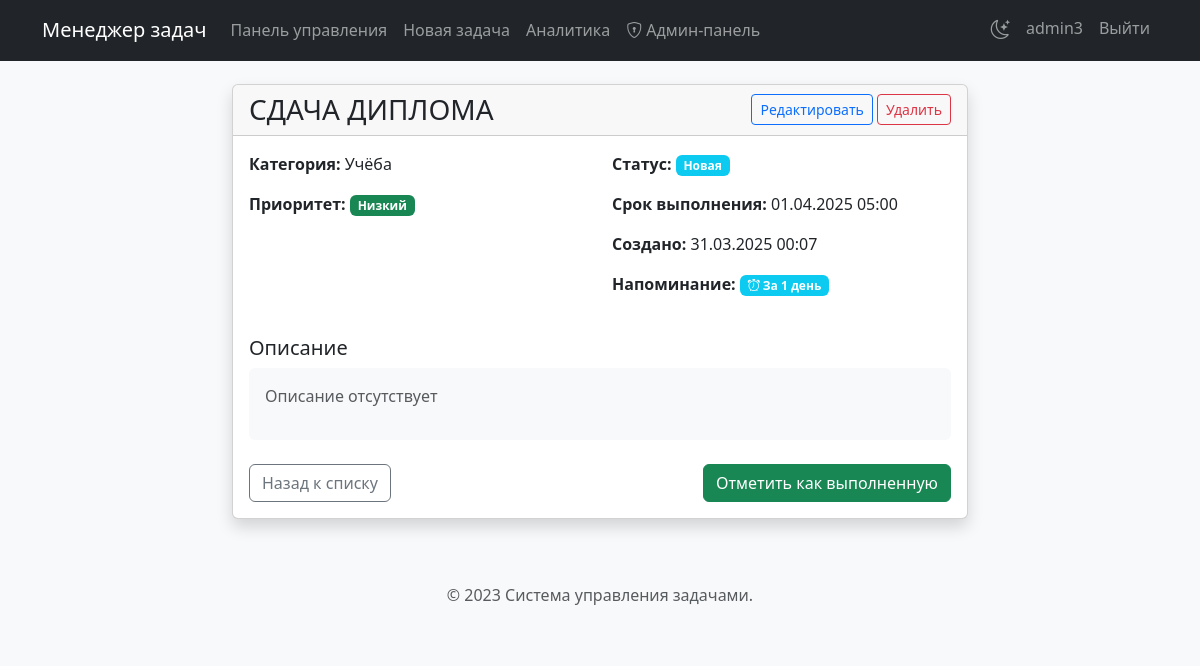
Before: /task/4 (signed in) with the older database file.
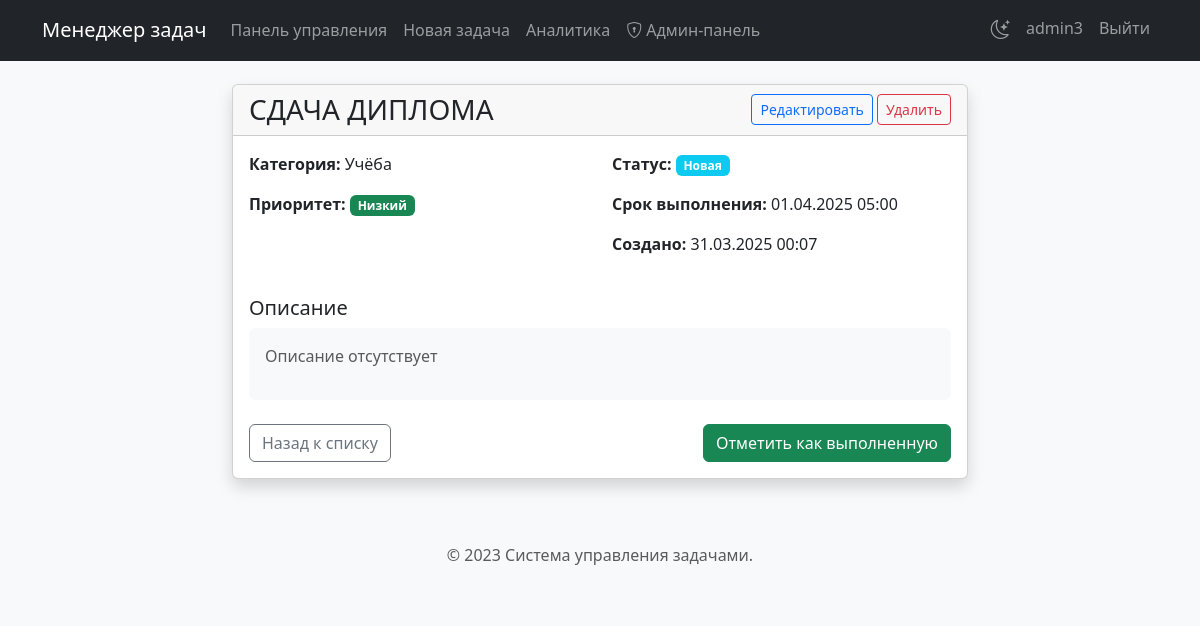
After: the same page with the newer database file.
### tables this page shows
CREATE TABLE tasks (
        id INTEGER PRIMARY KEY,
        user_id INTEGER NOT NULL,
        title TEXT NOT NULL,
        description TEXT,
        category TEXT,
        priority TEXT,
        status TEXT DEFAULT "Новая",
        created_at TIMESTAMP DEFAULT CURRENT_TIMESTAMP,
        send_reminder BOOLEAN DEFAULT 0,
        reminder_time INTEGER DEFAULT 24, due_date TIMESTAMP,
        FOREIGN KEY (user_id) REFERENCES users (id)
    );

### app.py (the view)
@app.route('/task/<int:task_id>')
def view_task(task_id):
    if 'user_id' not in session:
        return redirect(url_for('login'))
    conn = sqlite3.connect('tasks.db')
    c = conn.cursor()
    c.execute(
        """
    SELECT id, title, description, category, priority, due_date, status, created_at,
           send_reminder, reminder_time
    FROM tasks
    WHERE id = ? AND user_id = ?
    """, (task_id, session['user_id']))
    task = c.fetchone()
    conn.close()
    if not task:
        flash('Задача не найдена!')
        return redirect(url_for('dashboard'))
    return render_template('view_task.html', task=task, format_datetime=format_datetime, format_reminder_time=format_reminder_time)

### app.py (called while the page is built)
def format_datetime(dt, user_timezone=None):
    if not dt:
        return None
    if not user_timezone:
        user_timezone = session.get('timezone', 'Europe/Moscow')
    if isinstance(dt, str):
        try:
            dt = datetime.strptime(dt, '%Y-%m-%d %H:%M:%S')
        except ValueError:
            try:
                dt = datetime.strptime(dt, '%Y-%m-%d')
                return dt.strftime('%d.%m.%Y')
            except ValueError:
                return dt
    try:
        if dt.tzinfo is None:
            utc_tz = timezone('UTC')
            dt = utc_tz.localize(dt)
        local_tz = timezone(user_timezone)
        dt = dt.astimezone(local_tz)
        return dt.strftime('%d.%m.%Y %H:%M')
    except Exception as e:
        logger.error(f"Error formatting datetime: {e}")
        return str(dt)

### templates/view_task.html (shortened to what this page needs)
{% extends 'base.html' %}
{% block content %}
<div class="row justify-content-center">
    <div class="col-md-8">
        <div class="card shadow">
            <div class="card-header d-flex justify-content-between align-items-center">
                <h3 class="m-0">{{ task[1] }}</h3>
                <div>
                    <a href="{{ url_for('edit_task', task_id=task[0]) }}" class="btn btn-outline-primary btn-sm">Редактировать</a>
                    <button class="btn btn-outline-danger btn-sm" data-bs-toggle="modal" data-bs-target="#deleteModal">Удалить</button>
                </div>
            </div>
            <div class="card-body">
                <div class="row mb-4">
                    <div class="col-md-6">
                        <p><strong>Категория:</strong> {{ task[3] }}</p>
                        <p><strong>Приоритет:</strong>
                            <span class="badge {% if task[4] == 'Высокий' %}bg-danger{% elif task[4] == 'Средний' %}bg-warning text-dark{% elif task[4] == 'Низкий' %}bg-success{% else %}bg-secondary{% endif %}">
                                {{ task[4] }}
                            </span>
                        </p>
                    </div>
                    <div class="col-md-6">
                        <p><strong>Статус:</strong>
                            <span class="badge {% if task[6] == 'Новая' %}bg-info{% elif task[6] == 'В процессе' %}bg-primary{% elif task[6] == 'Завершена' %}bg-success{% else %}bg-secondary{% endif %}">
                                {{ task[6] }}
                            </span>
                        </p>
                        {% if task[5] %}
                        <p><strong>Срок выполнения:</strong> {{ format_datetime(task[5], session.get('timezone')) }}</p>
                        {% else %}
                        <p><strong>Срок выполнения:</strong> Не указан</p>
                        {% endif %}
                        <p><strong>Создано:</strong> {{ format_datetime(task[7], session.get('timezone')) }}</p>
                        {% if task[8] %}
                        <p>
                            <strong>Напоминание:</strong>
                            <span class="badge bg-info">
                                <i class="bi bi-alarm"></i> {{ format_reminder_time(task[9]) }}
                            </span>
                        </p>
                        {% endif %}
                    </div>
                </div>
                <h5>Описание</h5>
                <div class="p-3 bg-light rounded mb-4">
                    {% if task[2] %}
                    <p>{{ task[2] | replace('\n', '<br>') | safe }}</p>
                    {% else %}
                    <p class="text-muted">Описание отсутствует</p>
                    {% endif %}
                </div>
                <div class="d-flex justify-content-between">
                    <a href="{{ url_for('dashboard') }}" class="btn btn-outline-secondary">Назад к списку</a>
                    {% if task[6] != 'Завершена' %}
                    <form action="{{ url_for('edit_task', task_id=task[0]) }}" method="POST">
                        <button type="submit" class="btn btn-success">Отметить как выполненную</button>
                    </form>
                    {% endif %}
                </div>
            </div>
        </div>
    </div>
</div>
{% endblock %}

Changed rows visible on the page:
changed tasks "СДАЧА ДИПЛОМА": send_reminder True → False (drawn); reminder_time "За 1 день" → (not shown)
Other visible differences:
text no longer shown: "Напоминание:"
